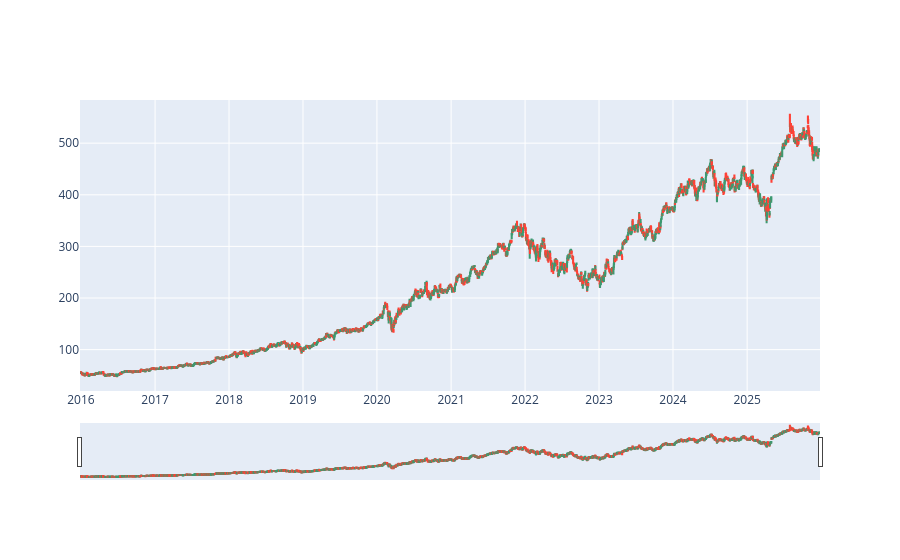

Notebook code cell kept with this figure:
### Code cell
df_msft = yf.download(tickers="MSFT", period = '10y',multi_level_index=False, auto_adjust=False)
df = df_msft

go.Figure(data=[go.Candlestick(x=df.index,
                open=df['Open'],
                high=df['High'],
                low=df['Low'],
                close=df['Close'])])

### Figure 1 — Plotly figure (JSON) as saved in the notebook; plotly's stock layout.template omitted (floating-point values rounded to 4 significant figures; data arrays with more than 128 entries replaced by an {"elided": "..."} marker saying what was removed)
{"data": [{"close": {"elided": "2515 float values"}, "high": {"elided": "2515 float values"}, "low": {"elided": "2515 float values"}, "open": {"elided": "2515 float values"}, "type": "candlestick", "x": {"elided": "2515 str values"}}], "layout": {}}
